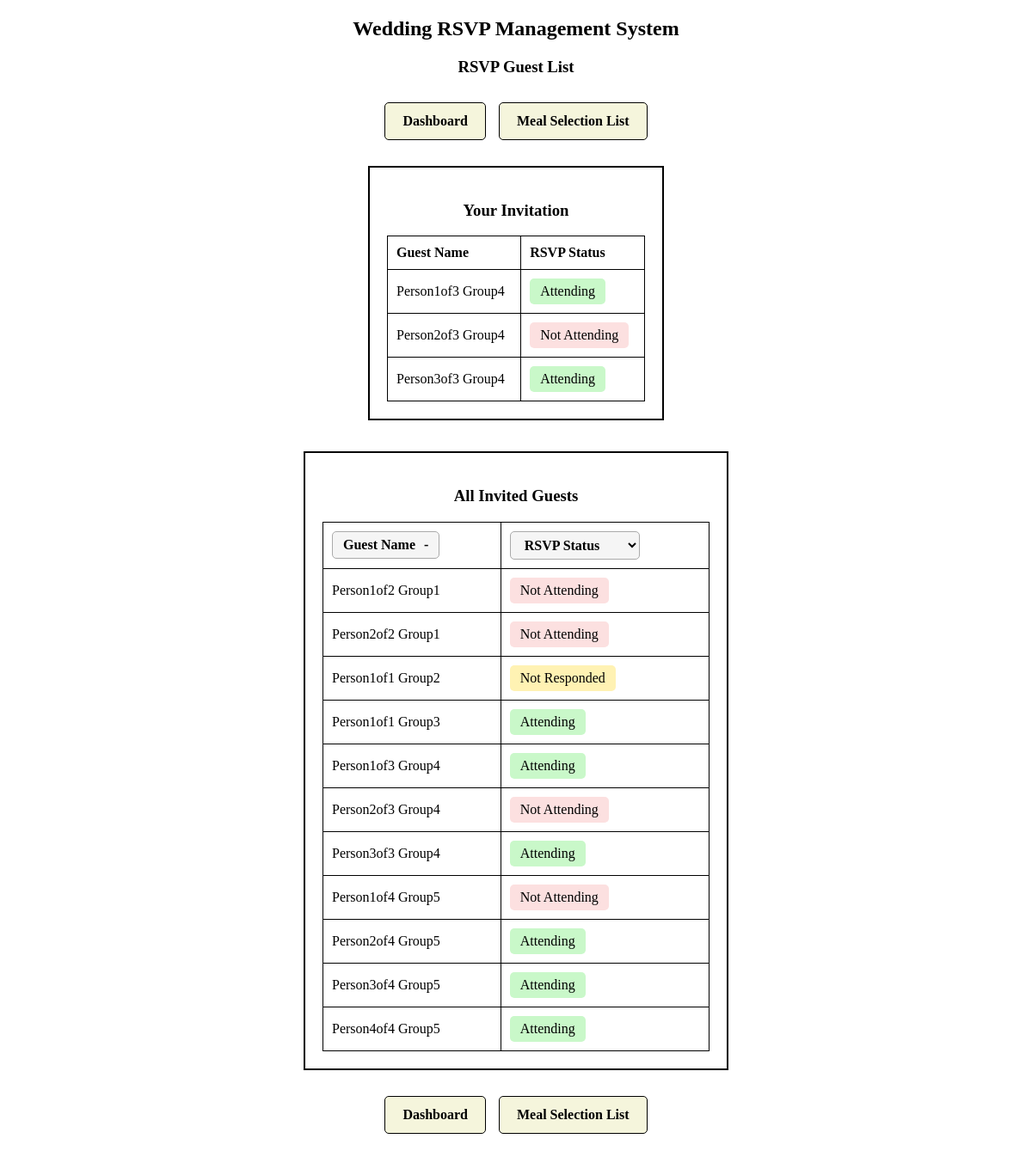
The app's page /rsvp_list/4, older data.
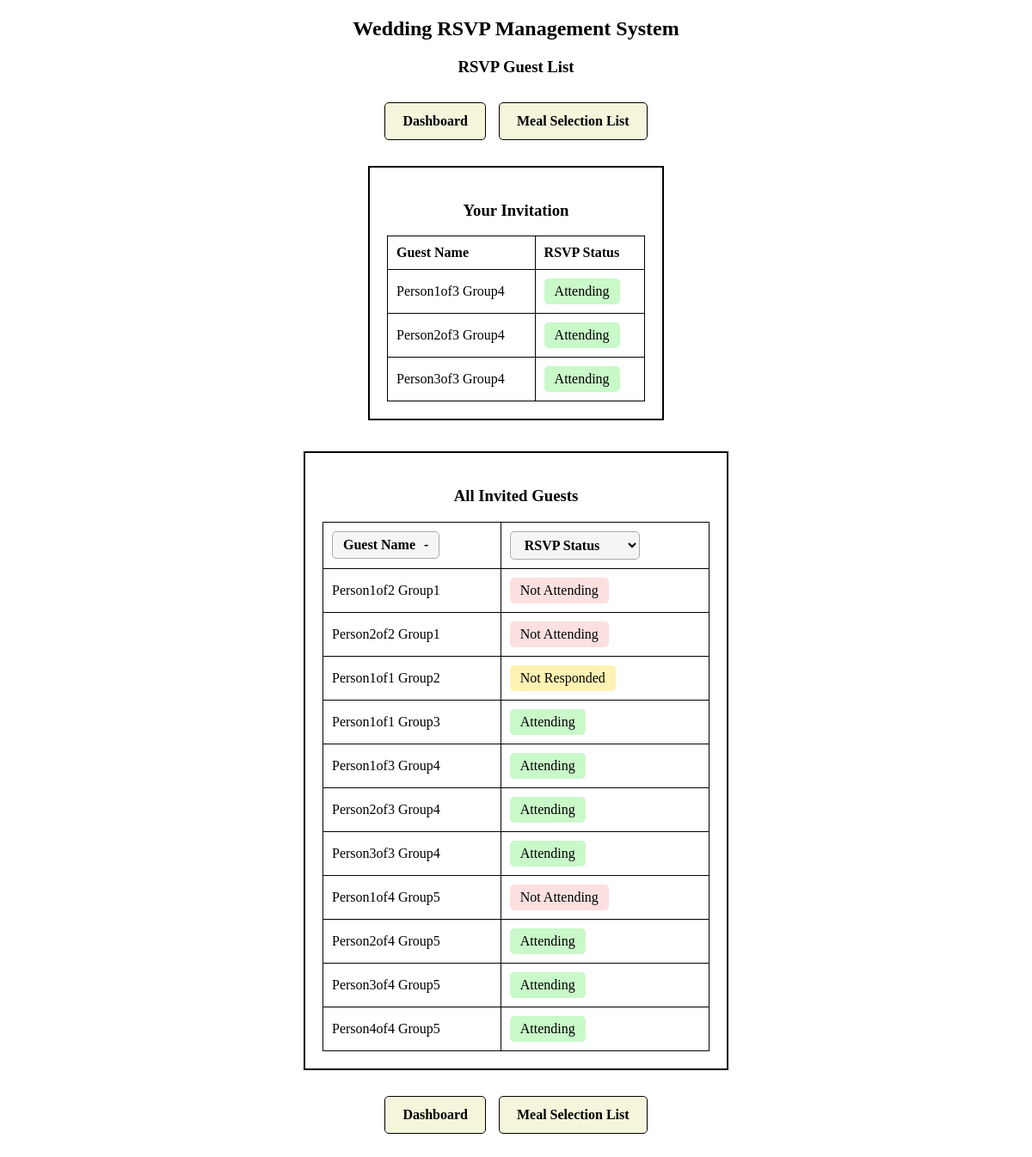
The same page, newer data.
### tables this page shows
CREATE TABLE "guests" (
    guest_id INTEGER PRIMARY KEY,
    invite_id INTEGER,
    first_name TEXT NOT NULL,
    last_name TEXT NOT NULL,
    rsvp_status TEXT DEFAULT 'Not Responded',
    FOREIGN KEY (invite_id) REFERENCES invites(invite_id)
);

### app.py (the view)
@app.route("/rsvp_list/<int:invite_id>")
def rsvp_list(invite_id):
    invitation_guests = fetch_data(
        "SELECT first_name, last_name, rsvp_status FROM guests WHERE invite_id = ?", #query section
        (invite_id,) #parameter section
    )
    all_guests = fetch_data(
        "SELECT first_name, last_name, rsvp_status FROM guests" #query section
    )
    return render_template(
        "rsvp_list.html",
        invitation_guests=invitation_guests,
        all_guests=all_guests,
        invite_id=invite_id
    )

### database.py (called while the page is built)
def fetch_data(query, parameters=()):
    connection = sqlite3.connect(database)
    try:
        cursor = connection.cursor()
        cursor.execute(query, parameters)
        data = cursor.fetchall()
        return data
    finally:
        connection.close()

### templates/rsvp_list.html (shortened to what this page needs)
<!DOCTYPE html>
<html lang="en">
    <head>
        <link rel="stylesheet" href="{{ url_for('static', filename='css/styles.css') }}">
    </head>
    <body>
        <h2>Wedding RSVP Management System</h2>
        <h3>RSVP Guest List</h3>
        <div class="nav">
            <a class="navButton" href="{{ url_for('dashboard', invite_id=invite_id) }}">
                Dashboard
            </a>
            <a class="navButton" href="{{ url_for('meal_list', invite_id=invite_id) }}">
                Meal Selection List
            </a>
        </div>
        <div class="form-box">
            <h3>Your Invitation</h3>
            <table class="guestTable">
                <tr>
                    <th>Guest Name</th>
                    <th>RSVP Status</th>
                </tr>
                {% for guest in invitation_guests %}
                <tr>
                    <td>{{ guest[0] }} {{ guest[1] }}</td>
                    <td>
                        <span class="rsvpStatus
                            {% if guest[2] == 'Attending' %}yes
                            {% elif guest[2] == 'Not Responded' %}wait
                            {% elif guest[2] == 'Not Attending' %}no
                            {% endif %}">
                            {{ guest[2] }}
                        </span>
                    </td>
                </tr>
                {% endfor %}
            </table>
        </div>
        <br><br>
        <div class="form-box list-box">
            <h3>All Invited Guests</h3>
            <table class="guestTable sortable-table filterable-table">
                <thead>
                    <tr>
                        <th><button type="button" class="sort-by-name">Guest Name <span>-</span></button></th>
                        <th><select class="filter-by-value" aria-label="Filter RSVP Status"><option value="">RSVP Status</option></select></th>
                    </tr>
                </thead>
                <tbody>
                    {% for guest in all_guests %}
                    <tr data-first-name="{{ guest[0] }}">
                        <td>{{ guest[0] }} {{ guest[1] }}</td>
                        <td>
                            <span class="rsvpStatus
                                {% if guest[2] == 'Attending' %}yes
                                {% elif guest[2] == 'Not Responded' %}wait
                                {% elif guest[2] == 'Not Attending' %}no
                                {% endif %}">
                                {{ guest[2] }}
                            </span>
                        </td>
                    </tr>
                    {% endfor %}
                </tbody>
            </table>
        </div>
        <div class="nav">
            <a class="navButton" href="{{ url_for('dashboard', invite_id=invite_id) }}">
                Dashboard
            </a>
            <a class="navButton" href="{{ url_for('meal_list', invite_id=invite_id) }}">
                Meal Selection List
            </a>
        </div>
    </body>
</html>

Row changes from the older to the newer data that the page shows:
changed guests "Person2of3": rsvp_status "Not Attending" → "Attending"
